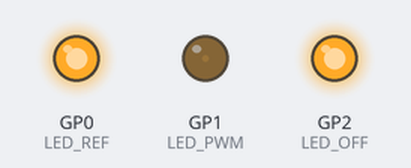
This program was run on a simulated Raspberry Pi Pico running MicroPython. Shown: output pins drawn as LEDs (lit = HIGH).

Above: at 0.05 s.
At 0.6 s:
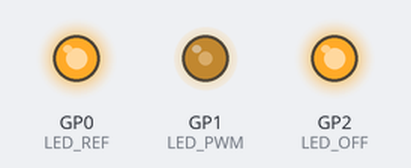
At 1.15 s:
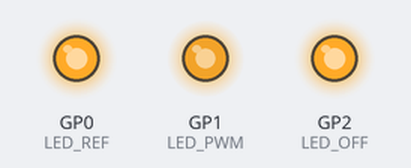
At 2.25 s:
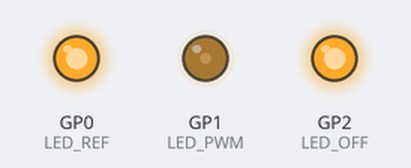
Timing chart, 0 to 5.9 s (numbered marks = the images above):
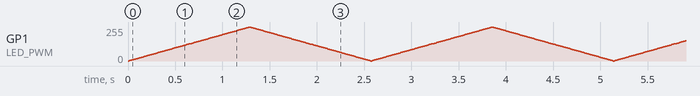

The program:

07_PWM_LED.py
```python
# ================================================================
#  파일명    : 07_PWM_LED.py
#  설명      : PWM 을 이용한 LED 밝기 조절 예제
#             비교를 위해 GP0 LED 는 항상 최대 밝기로 켜 두고
#             GP1 LED 만 PWM duty 를 서서히 바꿔 밝아졌다 어두워짐
#             두 LED 밝기 차이를 눈으로 비교
#  대상 부품 : GP0 (LED2) · Active High · 항상 켜짐 (비교군)
#             GP1 (LED3) · Active High · PWM 페이드
#             GP2 (LED4) · 사용 안 함 · 꺼진 상태 유지
#  보드      : YeonTahn Board V1
#  회사      : TouchLabs (https://touchlabs.kr)
#  작성자    : yangjipsa
#  작성일    : 2026-08-28
# ================================================================

from machine import Pin, PWM
from time import sleep_ms

# ---------- 핀 설정 ----------
LED_REF  = Pin(0, Pin.OUT)        # GP0 · 비교군 · 상시 켜짐
LED_PWM  = PWM(Pin(1))            # GP1 · PWM 대상
LED_OFF  = Pin(2, Pin.OUT)        # GP2 · 사용 안 함 (AL)

LED_PWM.freq(1000)                # 1kHz · 눈에 깜빡임 안 보임

# ---------- 시작 상태 · 모든 동작 없음 ----------
LED_REF.value(0)                  # AH · 0 = 꺼짐
LED_PWM.duty_u16(0)               # duty 0 = 꺼짐
LED_OFF.value(1)                  # AL · 1 = 꺼짐

# ---------- 비교군 켜기 ----------
LED_REF.value(1)                  # 상시 최대 밝기

STEP  = 512                       # duty 증감 스텝 (65535 / 128)
DELAY = 10                        # ms · 한 스텝 유지 시간

try:
    while True:
        # 페이드 인 · 어두움 → 밝음
        for duty in range(0, 65536, STEP):
            LED_PWM.duty_u16(duty)
            sleep_ms(DELAY)

        # 페이드 아웃 · 밝음 → 어두움
        for duty in range(65535, -1, -STEP):
            LED_PWM.duty_u16(duty)
            sleep_ms(DELAY)

except KeyboardInterrupt:
    pass

finally:
    # ---------- 종료 상태 · 모든 동작 없음 ----------
    LED_PWM.duty_u16(0)
    LED_PWM.deinit()              # PWM 자원 해제
    LED_REF.value(0)
    LED_OFF.value(1)
```
